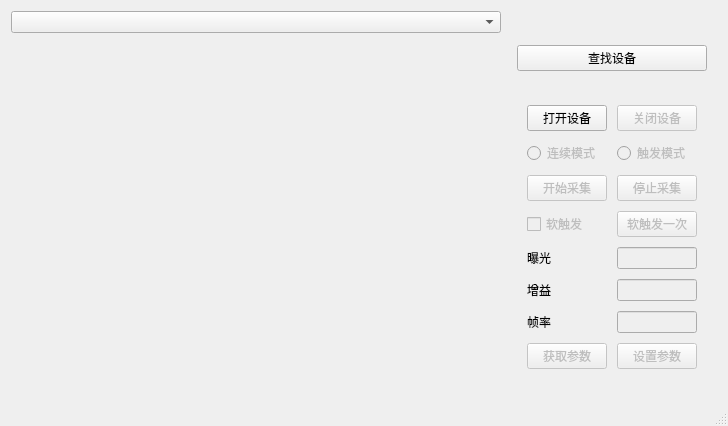
<?xml version="1.0" encoding="UTF-8"?>
<ui version="4.0">
 <class>MainWindow</class>
 <widget class="QMainWindow" name="MainWindow">
  <property name="geometry">
   <rect>
    <x>0</x>
    <y>0</y>
    <width>728</width>
    <height>426</height>
   </rect>
  </property>
  <property name="windowTitle">
   <string>TNM Vision - UI Machine</string>
  </property>
  <widget class="QWidget" name="centralWidget">
   <layout class="QHBoxLayout" name="horizontalLayout" stretch="10,1">
    <item>
     <layout class="QVBoxLayout" name="verticalLayout_2" stretch="1,10">
      <item>
       <widget class="QComboBox" name="ComboDevices"/>
      </item>
      <item>
       <widget class="QWidget" name="widgetDisplay" native="true"/>
      </item>
     </layout>
    </item>
    <item>
     <layout class="QVBoxLayout" name="verticalLayout" stretch="1,10">
      <property name="spacing">
       <number>10</number>
      </property>
      <property name="leftMargin">
       <number>10</number>
      </property>
      <property name="topMargin">
       <number>10</number>
      </property>
      <property name="rightMargin">
       <number>10</number>
      </property>
      <item>
       <widget class="QPushButton" name="bnEnum">
        <property name="text">
         <string>查找设备</string>
        </property>
       </widget>
      </item>
      <item>
       <layout class="QGridLayout" name="gridLayout">
        <property name="leftMargin">
         <number>10</number>
        </property>
        <property name="rightMargin">
         <number>10</number>
        </property>
        <property name="bottomMargin">
         <number>0</number>
        </property>
        <property name="spacing">
         <number>10</number>
        </property>
        <item row="0" column="0">
         <widget class="QPushButton" name="bnOpen">
          <property name="text">
           <string>打开设备</string>
          </property>
         </widget>
        </item>
        <item row="0" column="1">
         <widget class="QPushButton" name="bnClose">
          <property name="enabled">
           <bool>false</bool>
          </property>
          <property name="text">
           <string>关闭设备</string>
          </property>
         </widget>
        </item>
        <item row="1" column="0">
         <widget class="QRadioButton" name="bnContinuesMode">
          <property name="enabled">
           <bool>false</bool>
          </property>
          <property name="text">
           <string>连续模式</string>
          </property>
         </widget>
        </item>
        <item row="1" column="1">
         <widget class="QRadioButton" name="bnTriggerMode">
          <property name="enabled">
           <bool>false</bool>
          </property>
          <property name="text">
           <string>触发模式</string>
          </property>
         </widget>
        </item>
        <item row="2" column="0">
         <widget class="QPushButton" name="bnStart">
          <property name="enabled">
           <bool>false</bool>
          </property>
          <property name="text">
           <string>开始采集</string>
          </property>
         </widget>
        </item>
        <item row="2" column="1">
         <widget class="QPushButton" name="bnStop">
          <property name="enabled">
           <bool>false</bool>
          </property>
          <property name="text">
           <string>停止采集</string>
          </property>
         </widget>
        </item>
        <item row="3" column="0">
         <widget class="QCheckBox" name="cbSoftTrigger">
          <property name="enabled">
           <bool>false</bool>
          </property>
          <property name="text">
           <string>软触发</string>
          </property>
         </widget>
        </item>
        <item row="3" column="1">
         <widget class="QPushButton" name="bnTriggerExec">
          <property name="enabled">
           <bool>false</bool>
          </property>
          <property name="text">
           <string>软触发一次</string>
          </property>
         </widget>
        </item>
        <item row="4" column="0">
         <widget class="QLabel" name="lExposure">
          <property name="text">
           <string>曝光</string>
          </property>
         </widget>
        </item>
        <item row="4" column="1">
         <widget class="QLineEdit" name="tbExposure">
          <property name="enabled">
           <bool>false</bool>
          </property>
         </widget>
        </item>
        <item row="5" column="0">
         <widget class="QLabel" name="lGain">
          <property name="text">
           <string>增益</string>
          </property>
         </widget>
        </item>
        <item row="5" column="1">
         <widget class="QLineEdit" name="tbGain">
          <property name="enabled">
           <bool>false</bool>
          </property>
         </widget>
        </item>
        <item row="6" column="0">
         <widget class="QLabel" name="lFrameRate">
          <property name="text">
           <string>帧率</string>
          </property>
         </widget>
        </item>
        <item row="6" column="1">
         <widget class="QLineEdit" name="tbFrameRate">
          <property name="enabled">
           <bool>false</bool>
          </property>
         </widget>
        </item>
        <item row="7" column="0">
         <widget class="QPushButton" name="bnGetParam">
          <property name="enabled">
           <bool>false</bool>
          </property>
          <property name="text">
           <string>获取参数</string>
          </property>
         </widget>
        </item>
        <item row="7" column="1">
         <widget class="QPushButton" name="bnSetParam">
          <property name="enabled">
           <bool>false</bool>
          </property>
          <property name="text">
           <string>设置参数</string>
          </property>
         </widget>
        </item>
       </layout>
      </item>
     </layout>
    </item>
   </layout>
  </widget>
  <widget class="QStatusBar" name="statusBar"/>
 </widget>
 <layoutdefault spacing="6" margin="11"/>
 <tabstops>
  <tabstop>bnEnum</tabstop>
  <tabstop>ComboDevices</tabstop>
  <tabstop>bnOpen</tabstop>
  <tabstop>bnClose</tabstop>
 </tabstops>
 <resources/>
 <connections/>
</ui>
